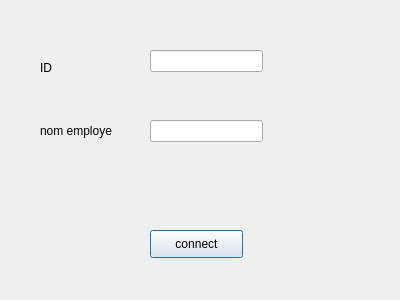
<?xml version="1.0" encoding="UTF-8"?>
<ui version="4.0">
 <class>SecDialog</class>
 <widget class="QDialog" name="SecDialog">
  <property name="geometry">
   <rect>
    <x>0</x>
    <y>0</y>
    <width>400</width>
    <height>300</height>
   </rect>
  </property>
  <property name="windowTitle">
   <string>Dialog</string>
  </property>
  <widget class="QPushButton" name="loginButton">
   <property name="geometry">
    <rect>
     <x>150</x>
     <y>230</y>
     <width>93</width>
     <height>28</height>
    </rect>
   </property>
   <property name="text">
    <string>connect</string>
   </property>
  </widget>
  <widget class="QLineEdit" name="nom_login">
   <property name="geometry">
    <rect>
     <x>150</x>
     <y>120</y>
     <width>113</width>
     <height>22</height>
    </rect>
   </property>
  </widget>
  <widget class="QLineEdit" name="id_login">
   <property name="geometry">
    <rect>
     <x>150</x>
     <y>50</y>
     <width>113</width>
     <height>22</height>
    </rect>
   </property>
  </widget>
  <widget class="QLabel" name="label">
   <property name="geometry">
    <rect>
     <x>40</x>
     <y>60</y>
     <width>56</width>
     <height>16</height>
    </rect>
   </property>
   <property name="text">
    <string>ID</string>
   </property>
  </widget>
  <widget class="QLabel" name="label_2">
   <property name="geometry">
    <rect>
     <x>40</x>
     <y>120</y>
     <width>81</width>
     <height>21</height>
    </rect>
   </property>
   <property name="text">
    <string>nom employe</string>
   </property>
  </widget>
 </widget>
 <resources/>
 <connections/>
</ui>
